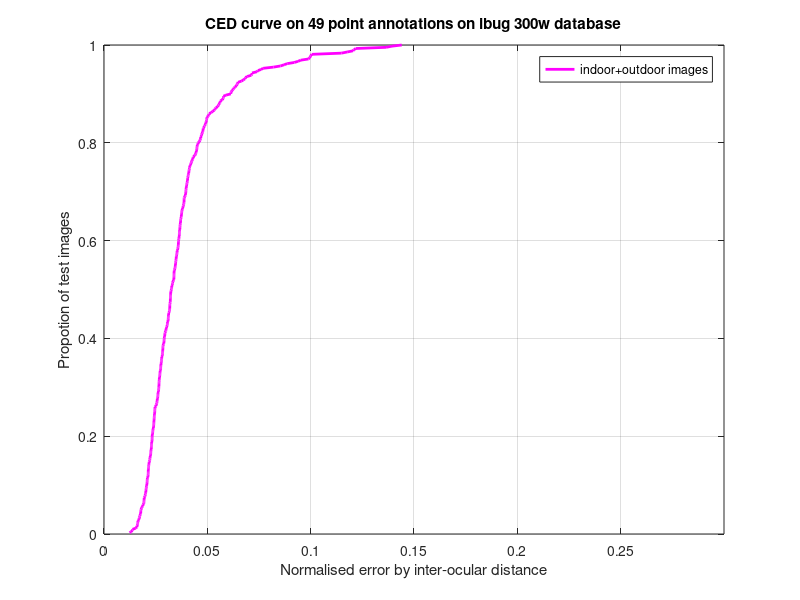

MATLAB code for this plot:
% plot the cumulative error distribution curve
error = load('error_49.txt');
error = sort(error);
plot(error, [1:length(error)]/length(error), 'm-', 'linewidth', 2);
xlim([0 0.3]);
ylim([0 1]);
grid on;
legend({'indoor+outdoor images'});
xlabel('Normalised error by inter-ocular distance');
ylabel('Propotion of test images');
title('CED curve on 49 point annotations on ibug 300w database')